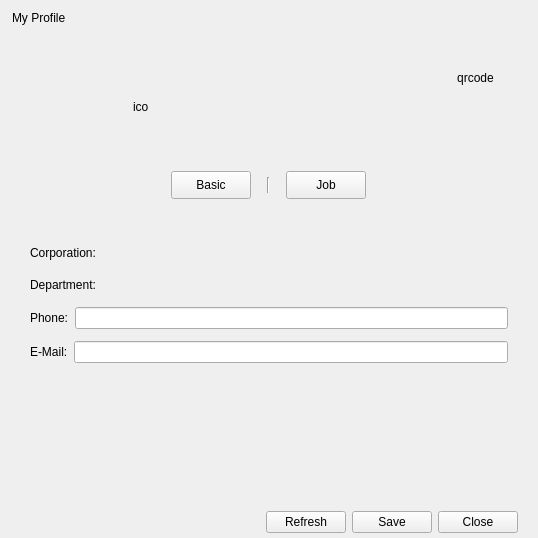
<?xml version="1.0" encoding="UTF-8"?>
<ui version="4.0">
 <class>MyInfoDialog</class>
 <widget class="QDialog" name="MyInfoDialog">
  <property name="geometry">
   <rect>
    <x>0</x>
    <y>0</y>
    <width>538</width>
    <height>538</height>
   </rect>
  </property>
  <property name="windowTitle">
   <string>MyInfoDialog</string>
  </property>
  <layout class="QVBoxLayout" name="verticalLayoutMain">
   <property name="spacing">
    <number>0</number>
   </property>
   <property name="leftMargin">
    <number>0</number>
   </property>
   <property name="topMargin">
    <number>0</number>
   </property>
   <property name="rightMargin">
    <number>0</number>
   </property>
   <property name="bottomMargin">
    <number>0</number>
   </property>
   <item>
    <widget class="QWidget" name="titleBar" native="true">
     <property name="minimumSize">
      <size>
       <width>0</width>
       <height>35</height>
      </size>
     </property>
     <property name="maximumSize">
      <size>
       <width>16777215</width>
       <height>35</height>
      </size>
     </property>
     <layout class="QHBoxLayout" name="horizontalLayout_3">
      <property name="spacing">
       <number>6</number>
      </property>
      <property name="leftMargin">
       <number>12</number>
      </property>
      <property name="topMargin">
       <number>0</number>
      </property>
      <property name="rightMargin">
       <number>0</number>
      </property>
      <property name="bottomMargin">
       <number>0</number>
      </property>
      <item>
       <widget class="QLabel" name="title">
        <property name="text">
         <string>My Profile</string>
        </property>
       </widget>
      </item>
      <item>
       <spacer name="horizontalSpacer_5">
        <property name="orientation">
         <enum>Qt::Horizontal</enum>
        </property>
        <property name="sizeHint" stdset="0">
         <size>
          <width>40</width>
          <height>20</height>
         </size>
        </property>
       </spacer>
      </item>
      <item>
       <layout class="QGridLayout" name="gridLayout">
        <property name="spacing">
         <number>0</number>
        </property>
        <item row="0" column="0">
         <widget class="QPushButton" name="btnMinimize">
          <property name="text">
           <string/>
          </property>
          <property name="autoDefault">
           <bool>true</bool>
          </property>
          <property name="flat">
           <bool>true</bool>
          </property>
         </widget>
        </item>
        <item row="0" column="1">
         <widget class="QPushButton" name="btnClose">
          <property name="text">
           <string/>
          </property>
          <property name="flat">
           <bool>true</bool>
          </property>
         </widget>
        </item>
        <item row="1" column="0" colspan="2">
         <spacer name="verticalSpacer_2">
          <property name="orientation">
           <enum>Qt::Vertical</enum>
          </property>
          <property name="sizeHint" stdset="0">
           <size>
            <width>20</width>
            <height>13</height>
           </size>
          </property>
         </spacer>
        </item>
       </layout>
      </item>
     </layout>
    </widget>
   </item>
   <item>
    <widget class="QWidget" name="mainInfoBar" native="true">
     <property name="minimumSize">
      <size>
       <width>0</width>
       <height>123</height>
      </size>
     </property>
     <property name="maximumSize">
      <size>
       <width>16777215</width>
       <height>123</height>
      </size>
     </property>
     <layout class="QGridLayout" name="gridLayout_3" columnstretch="1,0">
      <property name="leftMargin">
       <number>30</number>
      </property>
      <property name="topMargin">
       <number>0</number>
      </property>
      <property name="rightMargin">
       <number>20</number>
      </property>
      <property name="bottomMargin">
       <number>0</number>
      </property>
      <item row="1" column="0">
       <widget class="QWidget" name="mainInfoPanel" native="true">
        <layout class="QGridLayout" name="gridLayout_4" rowstretch="1,0,4">
         <property name="leftMargin">
          <number>0</number>
         </property>
         <property name="topMargin">
          <number>0</number>
         </property>
         <property name="rightMargin">
          <number>0</number>
         </property>
         <property name="bottomMargin">
          <number>0</number>
         </property>
         <item row="0" column="0" rowspan="3">
          <widget class="AvatarLabel" name="labelAvatar">
           <property name="minimumSize">
            <size>
             <width>97</width>
             <height>97</height>
            </size>
           </property>
           <property name="maximumSize">
            <size>
             <width>97</width>
             <height>97</height>
            </size>
           </property>
           <property name="text">
            <string notr="true"/>
           </property>
           <property name="pixmap">
            <pixmap resource="../inst.qrc">:/images/Icon_60.png</pixmap>
           </property>
           <property name="scaledContents">
            <bool>true</bool>
           </property>
          </widget>
         </item>
         <item row="0" column="1">
          <spacer name="verticalSpacer_4">
           <property name="orientation">
            <enum>Qt::Vertical</enum>
           </property>
           <property name="sizeHint" stdset="0">
            <size>
             <width>20</width>
             <height>13</height>
            </size>
           </property>
          </spacer>
         </item>
         <item row="1" column="1">
          <widget class="QWidget" name="nameIdPanel" native="true">
           <layout class="QVBoxLayout" name="verticalLayout_2">
            <property name="spacing">
             <number>6</number>
            </property>
            <property name="leftMargin">
             <number>0</number>
            </property>
            <property name="topMargin">
             <number>0</number>
            </property>
            <property name="rightMargin">
             <number>0</number>
            </property>
            <property name="bottomMargin">
             <number>0</number>
            </property>
            <item>
             <widget class="QLabel" name="labelName">
              <property name="minimumSize">
               <size>
                <width>138</width>
                <height>0</height>
               </size>
              </property>
              <property name="text">
               <string/>
              </property>
              <property name="textInteractionFlags">
               <set>Qt::LinksAccessibleByMouse|Qt::TextSelectableByMouse</set>
              </property>
             </widget>
            </item>
            <item>
             <layout class="QHBoxLayout" name="horizontalLayout_8" stretch="0,0">
              <item>
               <widget class="QLabel" name="labelIconGender">
                <property name="minimumSize">
                 <size>
                  <width>16</width>
                  <height>16</height>
                 </size>
                </property>
                <property name="maximumSize">
                 <size>
                  <width>16</width>
                  <height>16</height>
                 </size>
                </property>
                <property name="text">
                 <string>icon</string>
                </property>
               </widget>
              </item>
              <item>
               <spacer name="horizontalSpacer">
                <property name="orientation">
                 <enum>Qt::Horizontal</enum>
                </property>
                <property name="sizeHint" stdset="0">
                 <size>
                  <width>40</width>
                  <height>20</height>
                 </size>
                </property>
               </spacer>
              </item>
             </layout>
            </item>
           </layout>
          </widget>
         </item>
         <item row="2" column="1">
          <spacer name="verticalSpacer_9">
           <property name="orientation">
            <enum>Qt::Vertical</enum>
           </property>
           <property name="sizeHint" stdset="0">
            <size>
             <width>20</width>
             <height>13</height>
            </size>
           </property>
          </spacer>
         </item>
        </layout>
       </widget>
      </item>
      <item row="0" column="1" rowspan="2">
       <layout class="QVBoxLayout" name="verticalLayout" stretch="0,3">
        <item>
         <widget class="QLabel" name="labelQRCode">
          <property name="minimumSize">
           <size>
            <width>85</width>
            <height>85</height>
           </size>
          </property>
          <property name="text">
           <string>qrcode</string>
          </property>
          <property name="alignment">
           <set>Qt::AlignCenter</set>
          </property>
         </widget>
        </item>
        <item>
         <spacer name="verticalSpacer_6">
          <property name="orientation">
           <enum>Qt::Vertical</enum>
          </property>
          <property name="sizeHint" stdset="0">
           <size>
            <width>20</width>
            <height>13</height>
           </size>
          </property>
         </spacer>
        </item>
       </layout>
      </item>
      <item row="0" column="0">
       <spacer name="verticalSpacer_7">
        <property name="orientation">
         <enum>Qt::Vertical</enum>
        </property>
        <property name="sizeHint" stdset="0">
         <size>
          <width>20</width>
          <height>28</height>
         </size>
        </property>
       </spacer>
      </item>
     </layout>
    </widget>
   </item>
   <item>
    <widget class="QWidget" name="switchBar" native="true">
     <property name="minimumSize">
      <size>
       <width>0</width>
       <height>55</height>
      </size>
     </property>
     <property name="maximumSize">
      <size>
       <width>16777215</width>
       <height>55</height>
      </size>
     </property>
     <layout class="QHBoxLayout" name="horizontalLayout_2">
      <item>
       <spacer name="horizontalSpacer_2">
        <property name="orientation">
         <enum>Qt::Horizontal</enum>
        </property>
        <property name="sizeHint" stdset="0">
         <size>
          <width>162</width>
          <height>20</height>
         </size>
        </property>
       </spacer>
      </item>
      <item>
       <layout class="QHBoxLayout" name="horizontalLayout">
        <property name="spacing">
         <number>12</number>
        </property>
        <item>
         <widget class="QPushButton" name="btnBasic">
          <property name="minimumSize">
           <size>
            <width>0</width>
            <height>28</height>
           </size>
          </property>
          <property name="text">
           <string>Basic</string>
          </property>
         </widget>
        </item>
        <item>
         <widget class="QLabel" name="labelSep">
          <property name="maximumSize">
           <size>
            <width>16777215</width>
            <height>16</height>
           </size>
          </property>
          <property name="frameShape">
           <enum>QFrame::VLine</enum>
          </property>
          <property name="frameShadow">
           <enum>QFrame::Sunken</enum>
          </property>
          <property name="text">
           <string/>
          </property>
          <property name="alignment">
           <set>Qt::AlignCenter</set>
          </property>
         </widget>
        </item>
        <item>
         <widget class="QPushButton" name="btnJob">
          <property name="minimumSize">
           <size>
            <width>0</width>
            <height>28</height>
           </size>
          </property>
          <property name="text">
           <string>Job</string>
          </property>
         </widget>
        </item>
       </layout>
      </item>
      <item>
       <spacer name="horizontalSpacer_3">
        <property name="orientation">
         <enum>Qt::Horizontal</enum>
        </property>
        <property name="sizeHint" stdset="0">
         <size>
          <width>162</width>
          <height>20</height>
         </size>
        </property>
       </spacer>
      </item>
     </layout>
    </widget>
   </item>
   <item>
    <widget class="QStackedWidget" name="stackedWidget">
     <property name="currentIndex">
      <number>2</number>
     </property>
     <widget class="QWidget" name="pageBasic">
      <layout class="QVBoxLayout" name="verticalLayout_5">
       <property name="spacing">
        <number>9</number>
       </property>
       <property name="leftMargin">
        <number>20</number>
       </property>
       <property name="topMargin">
        <number>10</number>
       </property>
       <property name="rightMargin">
        <number>30</number>
       </property>
       <property name="bottomMargin">
        <number>0</number>
       </property>
       <item>
        <layout class="QVBoxLayout" name="verticalLayout_3">
         <property name="spacing">
          <number>12</number>
         </property>
         <item>
          <widget class="QLabel" name="tagSignature">
           <property name="text">
            <string>What's up:</string>
           </property>
          </widget>
         </item>
         <item>
          <widget class="QTextEdit" name="textEditSignature">
           <property name="minimumSize">
            <size>
             <width>0</width>
             <height>56</height>
            </size>
           </property>
           <property name="maximumSize">
            <size>
             <width>16777215</width>
             <height>56</height>
            </size>
           </property>
          </widget>
         </item>
        </layout>
       </item>
       <item>
        <layout class="QGridLayout" name="gridLayout_2">
         <property name="spacing">
          <number>12</number>
         </property>
         <item row="0" column="0">
          <layout class="QHBoxLayout" name="horizontalLayout_11" stretch="0,1">
           <item>
            <widget class="QLabel" name="tagSex">
             <property name="text">
              <string>Gender:</string>
             </property>
            </widget>
           </item>
           <item>
            <widget class="CommonComboBox" name="comboBoxSex">
             <property name="minimumSize">
              <size>
               <width>138</width>
               <height>0</height>
              </size>
             </property>
            </widget>
           </item>
          </layout>
         </item>
         <item row="0" column="1">
          <layout class="QHBoxLayout" name="horizontalLayout_12" stretch="0,1">
           <item>
            <widget class="QLabel" name="tagBirthday">
             <property name="text">
              <string>Birthday:</string>
             </property>
            </widget>
           </item>
           <item>
            <widget class="QDateEdit" name="dateEditBirthday">
             <property name="minimumSize">
              <size>
               <width>138</width>
               <height>0</height>
              </size>
             </property>
             <property name="minimumDate">
              <date>
               <year>1900</year>
               <month>1</month>
               <day>1</day>
              </date>
             </property>
             <property name="displayFormat">
              <string>yyyy/M/d</string>
             </property>
             <property name="calendarPopup">
              <bool>true</bool>
             </property>
            </widget>
           </item>
          </layout>
         </item>
         <item row="0" column="2">
          <spacer name="horizontalSpacer_8">
           <property name="orientation">
            <enum>Qt::Horizontal</enum>
           </property>
           <property name="sizeType">
            <enum>QSizePolicy::Expanding</enum>
           </property>
           <property name="sizeHint" stdset="0">
            <size>
             <width>90</width>
             <height>20</height>
            </size>
           </property>
          </spacer>
         </item>
         <item row="1" column="0">
          <layout class="QHBoxLayout" name="horizontalLayout_20" stretch="0,0">
           <item>
            <widget class="QLabel" name="tagPhone1">
             <property name="text">
              <string>Phone:</string>
             </property>
            </widget>
           </item>
           <item>
            <widget class="EnglishLineEdit" name="lineEditPhone1">
             <property name="minimumSize">
              <size>
               <width>138</width>
               <height>0</height>
              </size>
             </property>
            </widget>
           </item>
          </layout>
         </item>
         <item row="1" column="1">
          <layout class="QHBoxLayout" name="horizontalLayout_26" stretch="0,0">
           <item>
            <widget class="QLabel" name="tagPhone3">
             <property name="text">
              <string>Tel:</string>
             </property>
            </widget>
           </item>
           <item>
            <widget class="EnglishLineEdit" name="lineEditPhone3">
             <property name="minimumSize">
              <size>
               <width>138</width>
               <height>0</height>
              </size>
             </property>
            </widget>
           </item>
          </layout>
         </item>
        </layout>
       </item>
       <item>
        <layout class="QHBoxLayout" name="horizontalLayout_14" stretch="0,0">
         <item>
          <widget class="QLabel" name="tagMail">
           <property name="text">
            <string>E-Mail:</string>
           </property>
          </widget>
         </item>
         <item>
          <widget class="EnglishLineEdit" name="lineEditMail"/>
         </item>
        </layout>
       </item>
       <item>
        <spacer name="verticalSpacer_3">
         <property name="orientation">
          <enum>Qt::Vertical</enum>
         </property>
         <property name="sizeHint" stdset="0">
          <size>
           <width>20</width>
           <height>40</height>
          </size>
         </property>
        </spacer>
       </item>
      </layout>
     </widget>
     <widget class="QWidget" name="pageJob">
      <layout class="QVBoxLayout" name="verticalLayout_10" stretch="0,0,0,0,0,1">
       <property name="spacing">
        <number>9</number>
       </property>
       <property name="leftMargin">
        <number>20</number>
       </property>
       <property name="topMargin">
        <number>10</number>
       </property>
       <property name="rightMargin">
        <number>30</number>
       </property>
       <property name="bottomMargin">
        <number>0</number>
       </property>
       <item>
        <layout class="QHBoxLayout" name="horizontalLayout_29" stretch="0,1">
         <item>
          <widget class="QLabel" name="tagOrganization">
           <property name="text">
            <string>Corporation:</string>
           </property>
          </widget>
         </item>
         <item>
          <widget class="QLabel" name="labelOrganization">
           <property name="minimumSize">
            <size>
             <width>138</width>
             <height>20</height>
            </size>
           </property>
           <property name="text">
            <string/>
           </property>
          </widget>
         </item>
        </layout>
       </item>
       <item>
        <layout class="QHBoxLayout" name="horizontalLayout_24" stretch="0,1">
         <item>
          <widget class="QLabel" name="tagDept">
           <property name="text">
            <string>Department:</string>
           </property>
          </widget>
         </item>
         <item>
          <widget class="QLabel" name="labelDept">
           <property name="minimumSize">
            <size>
             <width>138</width>
             <height>20</height>
            </size>
           </property>
           <property name="text">
            <string/>
           </property>
          </widget>
         </item>
        </layout>
       </item>
       <item>
        <layout class="QHBoxLayout" name="horizontalLayout_27">
         <item>
          <widget class="QLabel" name="tagPosition">
           <property name="text">
            <string>Position:</string>
           </property>
          </widget>
         </item>
         <item>
          <widget class="QLineEdit" name="lineEditPosition">
           <property name="minimumSize">
            <size>
             <width>138</width>
             <height>0</height>
            </size>
           </property>
           <property name="maximumSize">
            <size>
             <width>138</width>
             <height>16777215</height>
            </size>
           </property>
          </widget>
         </item>
         <item>
          <spacer name="horizontalSpacer_14">
           <property name="orientation">
            <enum>Qt::Horizontal</enum>
           </property>
           <property name="sizeHint" stdset="0">
            <size>
             <width>40</width>
             <height>20</height>
            </size>
           </property>
          </spacer>
         </item>
        </layout>
       </item>
       <item>
        <spacer name="verticalSpacer">
         <property name="orientation">
          <enum>Qt::Vertical</enum>
         </property>
         <property name="sizeType">
          <enum>QSizePolicy::Fixed</enum>
         </property>
         <property name="sizeHint" stdset="0">
          <size>
           <width>20</width>
           <height>12</height>
          </size>
         </property>
        </spacer>
       </item>
       <item>
        <layout class="QVBoxLayout" name="verticalLayout_8">
         <property name="spacing">
          <number>12</number>
         </property>
         <item>
          <widget class="QLabel" name="tagContent">
           <property name="text">
            <string>Job Duties:</string>
           </property>
          </widget>
         </item>
         <item>
          <widget class="QTextEdit" name="textEditContent">
           <property name="minimumSize">
            <size>
             <width>0</width>
             <height>96</height>
            </size>
           </property>
           <property name="maximumSize">
            <size>
             <width>16777215</width>
             <height>96</height>
            </size>
           </property>
          </widget>
         </item>
        </layout>
       </item>
       <item>
        <spacer name="verticalSpacer_5">
         <property name="orientation">
          <enum>Qt::Vertical</enum>
         </property>
         <property name="sizeHint" stdset="0">
          <size>
           <width>20</width>
           <height>40</height>
          </size>
         </property>
        </spacer>
       </item>
      </layout>
     </widget>
     <widget class="QWidget" name="pageSimplicity">
      <layout class="QVBoxLayout" name="verticalLayout_4">
       <property name="spacing">
        <number>12</number>
       </property>
       <property name="leftMargin">
        <number>30</number>
       </property>
       <property name="topMargin">
        <number>30</number>
       </property>
       <property name="rightMargin">
        <number>30</number>
       </property>
       <item>
        <layout class="QHBoxLayout" name="horizontalLayout_30" stretch="0,1">
         <item>
          <widget class="QLabel" name="tagOrganization_2">
           <property name="text">
            <string>Corporation:</string>
           </property>
          </widget>
         </item>
         <item>
          <widget class="QLabel" name="labelOrganization_2">
           <property name="minimumSize">
            <size>
             <width>138</width>
             <height>20</height>
            </size>
           </property>
           <property name="text">
            <string/>
           </property>
          </widget>
         </item>
        </layout>
       </item>
       <item>
        <layout class="QHBoxLayout" name="horizontalLayout_25" stretch="0,1">
         <item>
          <widget class="QLabel" name="tagDept_2">
           <property name="text">
            <string>Department:</string>
           </property>
          </widget>
         </item>
         <item>
          <widget class="QLabel" name="labelDept_2">
           <property name="minimumSize">
            <size>
             <width>138</width>
             <height>20</height>
            </size>
           </property>
           <property name="text">
            <string/>
           </property>
          </widget>
         </item>
        </layout>
       </item>
       <item>
        <layout class="QHBoxLayout" name="horizontalLayout_21" stretch="0,0">
         <item>
          <widget class="QLabel" name="tagPhone1_2">
           <property name="text">
            <string>Phone:</string>
           </property>
          </widget>
         </item>
         <item>
          <widget class="EnglishLineEdit" name="lineEditPhone1_2">
           <property name="minimumSize">
            <size>
             <width>138</width>
             <height>0</height>
            </size>
           </property>
          </widget>
         </item>
        </layout>
       </item>
       <item>
        <layout class="QHBoxLayout" name="horizontalLayout_15" stretch="0,0">
         <item>
          <widget class="QLabel" name="tagMail_2">
           <property name="text">
            <string>E-Mail:</string>
           </property>
          </widget>
         </item>
         <item>
          <widget class="EnglishLineEdit" name="lineEditMail_2"/>
         </item>
        </layout>
       </item>
       <item>
        <spacer name="verticalSpacer_8">
         <property name="orientation">
          <enum>Qt::Vertical</enum>
         </property>
         <property name="sizeHint" stdset="0">
          <size>
           <width>20</width>
           <height>40</height>
          </size>
         </property>
        </spacer>
       </item>
      </layout>
     </widget>
    </widget>
   </item>
   <item>
    <widget class="QWidget" name="bottomBar" native="true">
     <property name="minimumSize">
      <size>
       <width>0</width>
       <height>31</height>
      </size>
     </property>
     <property name="maximumSize">
      <size>
       <width>16777215</width>
       <height>31</height>
      </size>
     </property>
     <layout class="QHBoxLayout" name="horizontalLayout_4">
      <property name="leftMargin">
       <number>9</number>
      </property>
      <property name="topMargin">
       <number>0</number>
      </property>
      <property name="rightMargin">
       <number>20</number>
      </property>
      <property name="bottomMargin">
       <number>0</number>
      </property>
      <item>
       <spacer name="horizontalSpacer_6">
        <property name="orientation">
         <enum>Qt::Horizontal</enum>
        </property>
        <property name="sizeHint" stdset="0">
         <size>
          <width>40</width>
          <height>20</height>
         </size>
        </property>
       </spacer>
      </item>
      <item>
       <widget class="QPushButton" name="pushButtonRefresh">
        <property name="minimumSize">
         <size>
          <width>64</width>
          <height>0</height>
         </size>
        </property>
        <property name="text">
         <string>Refresh</string>
        </property>
       </widget>
      </item>
      <item>
       <widget class="QPushButton" name="pushButtonSave">
        <property name="minimumSize">
         <size>
          <width>64</width>
          <height>0</height>
         </size>
        </property>
        <property name="text">
         <string>Save</string>
        </property>
       </widget>
      </item>
      <item>
       <widget class="QPushButton" name="pushButtonCancel">
        <property name="minimumSize">
         <size>
          <width>64</width>
          <height>0</height>
         </size>
        </property>
        <property name="text">
         <string>Close</string>
        </property>
       </widget>
      </item>
     </layout>
    </widget>
   </item>
  </layout>
  <zorder>titleBar</zorder>
  <zorder>bottomBar</zorder>
  <zorder>stackedWidget</zorder>
  <zorder>mainInfoBar</zorder>
  <zorder>switchBar</zorder>
 </widget>
 <layoutdefault spacing="6" margin="11"/>
 <customwidgets>
  <customwidget>
   <class>AvatarLabel</class>
   <extends>QLabel</extends>
   <header location="global">avatarlabel.h</header>
  </customwidget>
  <customwidget>
   <class>CommonComboBox</class>
   <extends>QComboBox</extends>
   <header location="global">commoncombobox.h</header>
  </customwidget>
  <customwidget>
   <class>EnglishLineEdit</class>
   <extends>QLineEdit</extends>
   <header location="global">englishlineedit.h</header>
  </customwidget>
 </customwidgets>
 <resources>
  <include location="../inst.qrc"/>
 </resources>
 <connections/>
</ui>
